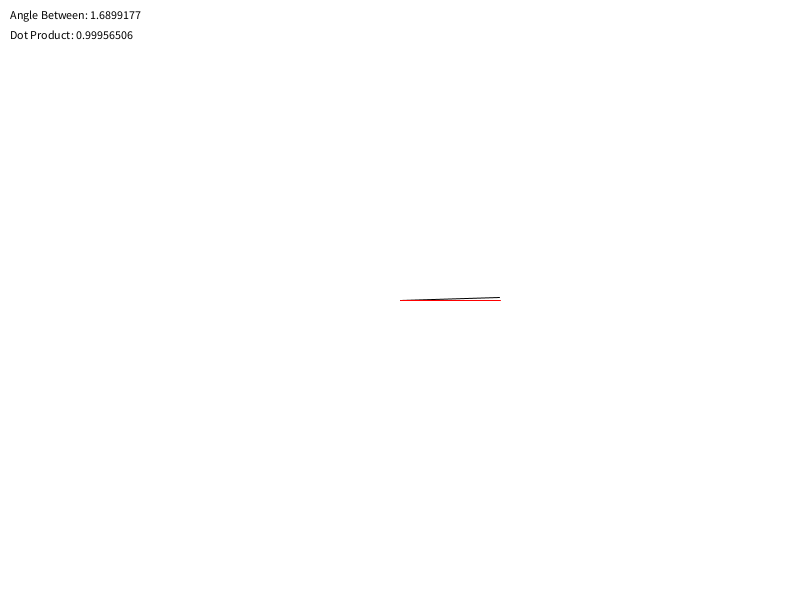
Frame 1 (no input)
Frame 60 (the mouse pressed at the canvas centre just before this capture): identical to frame 1, image omitted
Frame 120 (the mouse held since frame 60 and released just before this capture): identical to frame 1, image omitted

The Processing sketch that drew this single still picture (run headless with seeded random() and noise(); from frame 60 on, the mouse is pressed at the canvas centre):

// Processing sketch: sketch_6_9_angle_between
// ── sketch_6_9_angle_between.pde

PVector v1,v2,center;

float r1,r2;


void setup(){
  size(800,600);
  
  r1 = 100;
  r2 = 100;
  
  v1 = PVector.random2D();
  v2 = new PVector(1,0);
  center = new PVector(width/2, height/2);
}

void draw(){
  background(255);
  
  v1.normalize();
  v2.normalize();
  pushMatrix();
  
  translate(width/2, height/2);
  
  noFill();
  stroke(0);
  line(0,0,v1.x * r1, v1.y * r1);
  stroke(255,0,0);
   line(0,0,v2.x * r2, v2.y * r2);
  popMatrix();
  
  
  float angle = PVector.angleBetween(v1,v2);
  
  fill(0);
  text("Angle Between: " + str(degrees(angle)), 10, 10, 170, 80); 
  text("Dot Product: " + str(v1.dot(v2)), 10, 30, 170, 100); 
}

void mouseClicked(){
 
  v1 = PVector.sub(new PVector(mouseX,mouseY),center);
  
}
